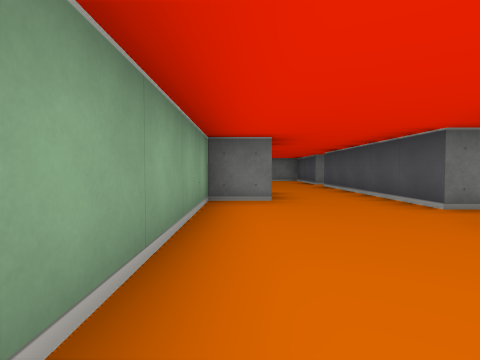
[1] (above)

13 first-person views from a walk through a cub3D ray-caster map. The camera is about half as high as the walls, tilts 2° down and sees 80° across. The floor is counted in squares. Each view is taken from the middle of a square. On the plan, view 1 faces up. The plan holds only what a view shows up to about 9 squares ahead; the rest is blank. The place goes on beyond the plan.

[2]
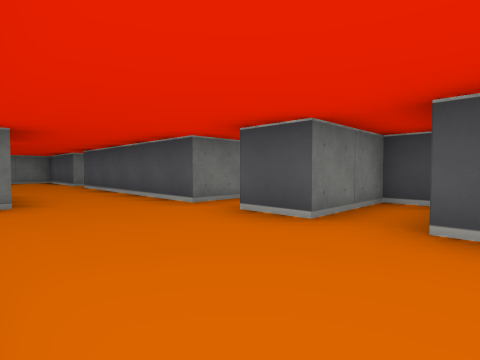

[3]
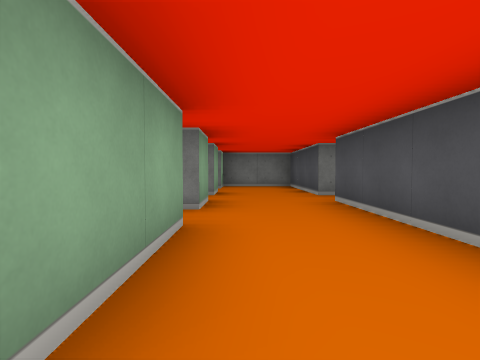

[4]
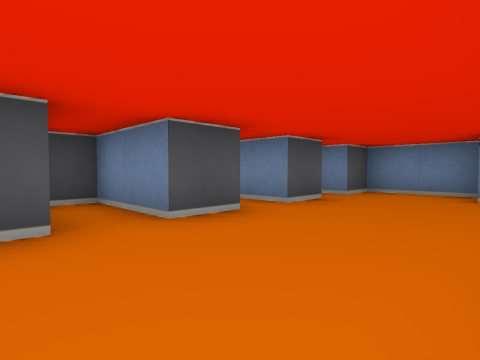

[5]
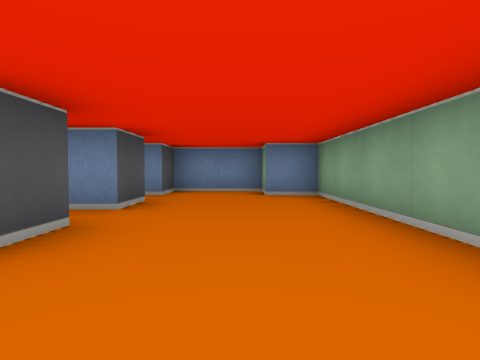

[6]
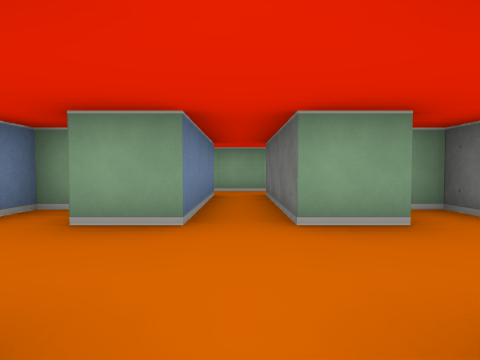

[7]
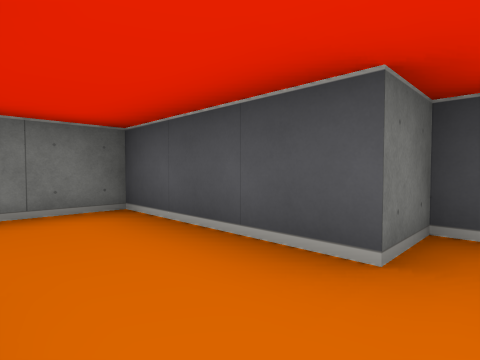

[8]
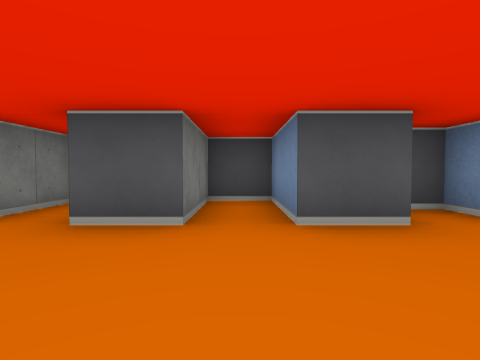

[9]
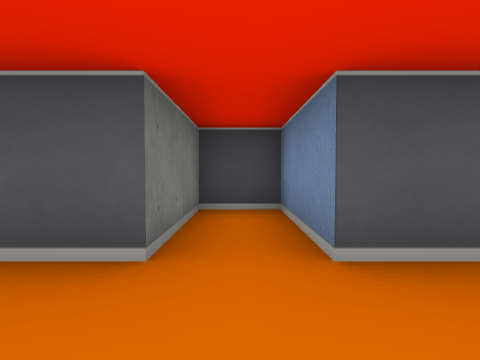

[10]
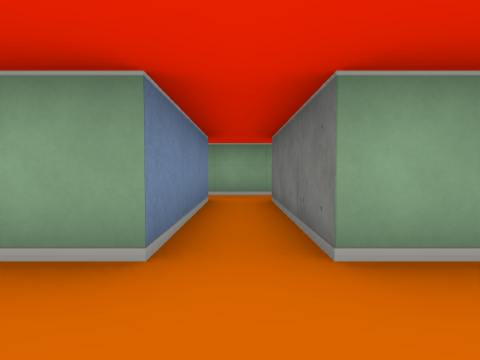

[11]
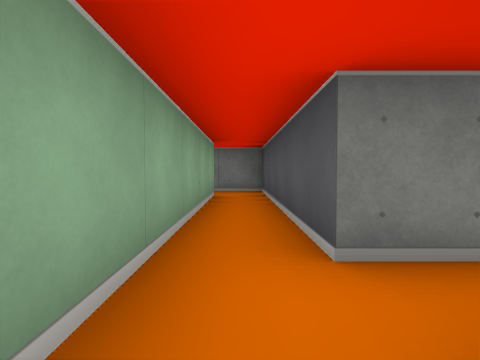

[12]
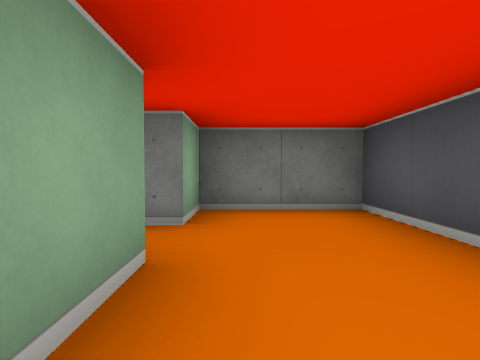

[13]
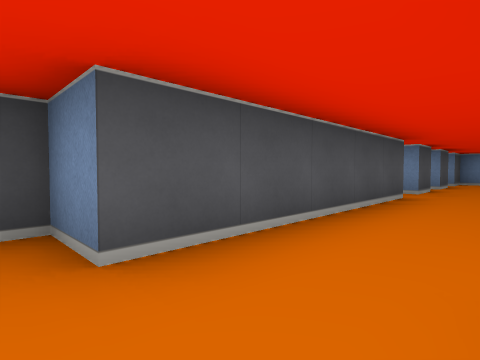

### Floor plan
Points are (right, up) in squares from view 1. A wall is a line through its corners. A room is listed if a view was taken in it or the views show most of it. See-through windows are left out.
Room 1 (views 1, 2, 3, 4, 5, 6, 7, 8, 9, 10, 12, 13)
walls: (0.5, 6.5) (0.5, 4.5) (-0.5, 4.5) (-0.5, -1.5) (0.5, -1.5) (0.5, -2.5) (2.5, -2.5) (2.5, -1.5) (3.5, -1.5) (3.5, -1); (-0.5, 7) (-0.5, 6.5) (0.1, 6.5); (0.5, 8.5) (0.5, 7.5); (2.5, -0.6) (2.5, 0.5) (4.5, 0.5) (4.5, 1.5) (2.5, 1.5) (2.5, 2.5) (4.5, 2.5) (4.5, 3.5) (2.5, 3.5) (2.5, 8.5) (3.5, 8.5) (3.5, 9.5) (2.5, 9.5) (2.5, 12.5) (0.5, 12.5) (0.5, 11.5) (-0.5, 11.5) (-0.5, 11); (0.5, 10.6) (0.5, 9.5)
ways out: opening at (0, 9) to room 2
Room 2 (view 11)
walls: (-2.5, 8.5) (0.5, 8.5); (0.5, 9.5) (-2.5, 9.5) (-2.5, 13.5); (-3.5, 13.4) (-3.5, 8.4)
ways out: opening at (0, 9) to room 1; opening at (-3, 14)

Positions as (right, up) in squares from view 1, and headings:
1: (0, 0), facing up
2: (0, 0), facing up-right
3: (1, 4), facing up
4: (0, 4), facing down-right
5: (1, 4), facing down
6: (3, 9), facing left
7: (1, 9), facing up-right
8: (0, 1), facing right
9: (1, 3), facing right
10: (2, 9), facing left
11: (-3, 8), facing up
12: (1, 9), facing up
13: (1, 9), facing down-right
